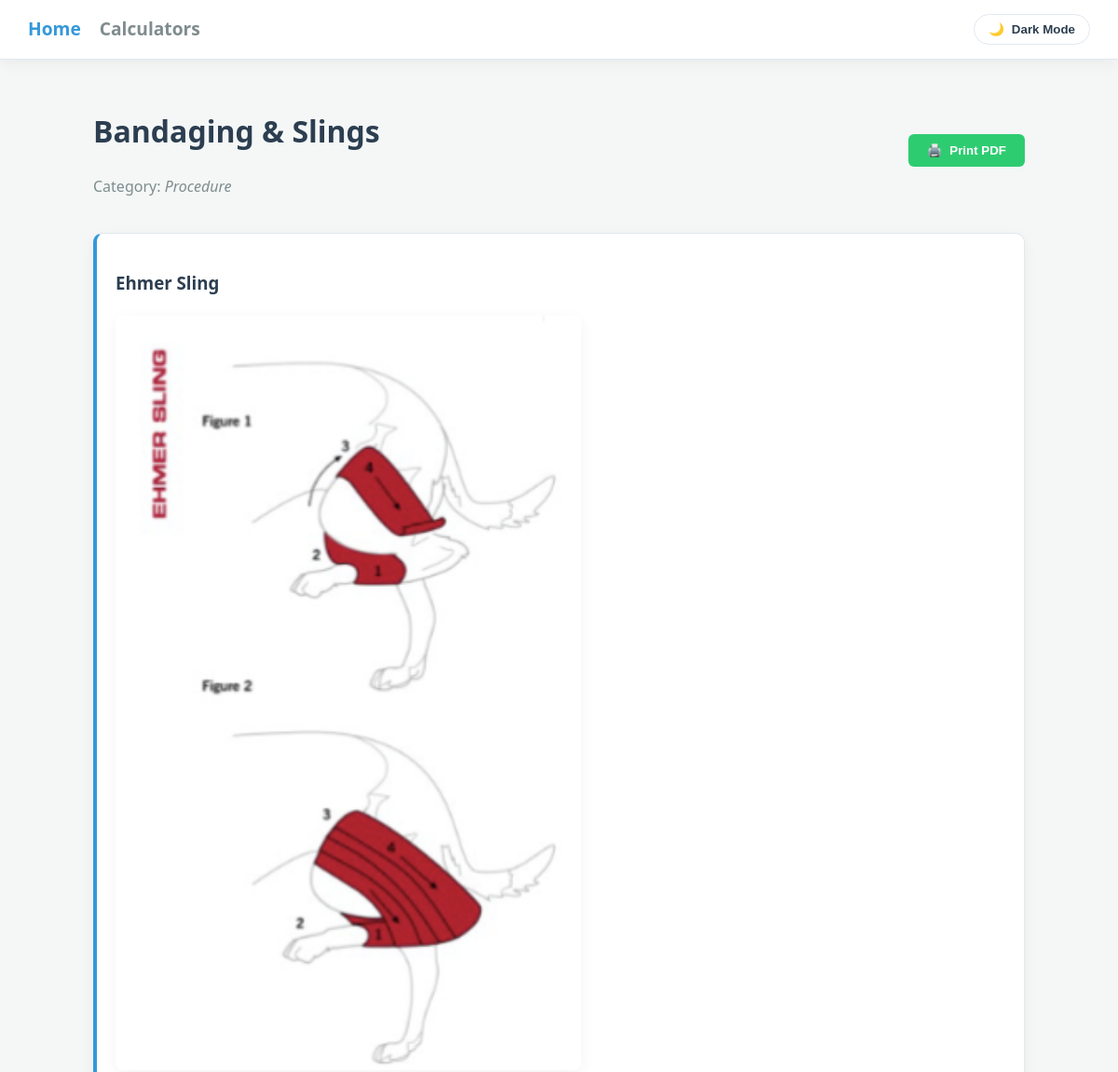
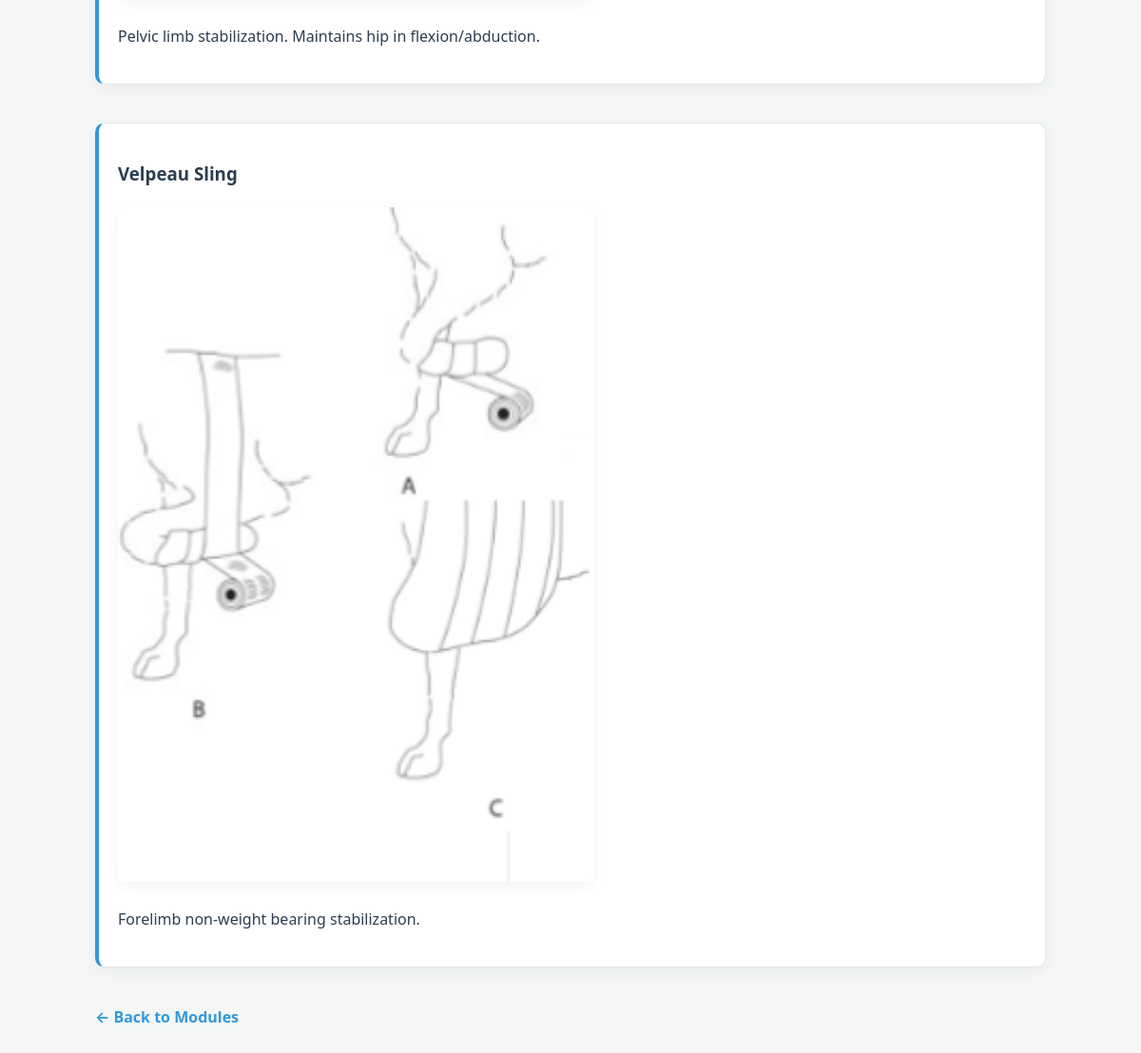
The page /topic/1 on the database its author committed (2 pictures, top to bottom).
### models.py (models this page shows)
class Topic(db.Model):
    id = db.Column(db.Integer, primary_key=True)
    module_id = db.Column(db.Integer, db.ForeignKey('study_module.id'))
    title = db.Column(db.String(100), nullable=False) # e.g., 'Bandaging Technique'
    category = db.Column(db.String(50)) # e.g., 'Procedure', 'Diagnostics', 'Math'
    sub_sections = db.relationship('SubSection', backref='topic', lazy=True)

class SubSection(db.Model):
    id = db.Column(db.Integer, primary_key=True)
    topic_id = db.Column(db.Integer, db.ForeignKey('topic.id'))
    heading = db.Column(db.String(200)) # e.g., 'The 3 Layers of a Bandage'
    content = db.Column(db.Text)        # The detailed notes
    image_filename = db.Column(db.String(100), nullable=True)
    structured_data = db.Column(db.JSON, nullable=True)

### app.py (the view)
@app.route('/topic/<int:topic_id>')
def topic_detail(topic_id):
    topic = Topic.query.get_or_404(topic_id)
    sub_sections = list(topic.sub_sections)
    if topic.category == "Study Tool":
        random.shuffle(sub_sections)
        for sub in sub_sections:
            if sub.structured_data and 'options' in sub.structured_data:
                random.shuffle(sub.structured_data['options'])
    if "ECG" in topic.title:
        return render_template('nursing/rhythm_library.html', topic=topic, sub_sections=sub_sections)
    return render_template('nursing/procedures.html', topic=topic, sub_sections=sub_sections)

### templates/nursing/procedures.html (shortened to what this page needs)
{% extends 'base.html' %}
{% block content %}
<div style="display: flex; justify-content: space-between; align-items: center; margin-bottom: 20px;">
    <div>
        <h1 style="color: var(--text-main);">{{ topic.title }}</h1>
        <p style="color: var(--text-muted);">Category: <em>{{ topic.category }}</em></p>
    </div>
    <div style="display: flex; gap: 10px; align-items: center;">
        <button onclick="window.print()" class="btn btn-primary" style="display: flex; align-items: center; gap: 8px; background-color: var(--success);">
            <span>🖨️</span> Print PDF
        </button>
    </div>
</div>
<div id="mainContent">
    {% if topic.category == "Study Tool" %}
        <form action="{{ url_for('submit_quiz', topic_id=topic.id) }}" method="POST">
            {% for sub in sub_sections %}
                <section class="quiz-section" style="margin-bottom: 40px; border-left: 4px solid var(--primary); padding-left: 20px;">
                    <h3 style="color: var(--primary);">
                        Q{{ loop.index }}: {{ sub.heading.split(':', 1)[1] if ':' in sub.heading else sub.heading }}
                    </h3>
                    <p style="font-size: 1.1em; margin-bottom: 20px; color: var(--text-main);">{{ sub.content }}</p>
                    {% if sub.structured_data and 'options' in sub.structured_data %}
                        <div style="display: grid; gap: 12px; max-width: 600px;">
                            {% for option in sub.structured_data.options %}
                                <label class="quiz-option">
                                    <input type="radio" name="question_{{ sub.id }}" value="{{ option }}" required>
                                    <span class="option-text">{{ option }}</span>
                                </label>
                            {% endfor %}
                        </div>
                    {% endif %}
                </section>
            {% endfor %}
            <div style="text-align: center; margin: 50px 0;">
                <button type="submit" class="submit-btn">
                    Submit My Answers
                </button>
            </div>
        </form>
    {% else %}
        {% for sub in sub_sections %}
            <section class="quiz-section" style="margin-bottom: 40px; border-left: 4px solid var(--primary); padding-left: 20px;">
                <h3 style="color: var(--text-main);">{{ sub.heading }}</h3>
                {% if sub.image_filename %}
                    <div style="margin: 20px 0; max-width: 500px;">
                        <img src="{{ url_for('static', filename='images/diagrams/' + sub.image_filename) }}"
                             alt="Clinical Diagram"
                             style="width: 100%; height: auto; border-radius: 8px; box-shadow: var(--shadow);">
                    </div>
                {% endif %}
                <p style="color: var(--text-main);">{{ sub.content }}</p>
            </section>
        {% endfor %}
    {% endif %}
</div>
<div class="back-link" style="margin-top: 20px; padding-bottom: 40px;">
    <a href="/" style="display: inline-block; color: var(--primary); text-decoration: none; font-weight: bold;">← Back to Modules</a>
</div>
{% endblock %}

### static/css/main.css (style rules this page uses)
:root { --bg-main: #f4f7f6; --bg-card: #ffffff; --text-main: #2c3e50; --text-muted: #7f8c8d; --primary: #3498db; --primary-hover: #2980b9; --success: #2ecc71; --danger: #e74c3c; --warning: #e67e22; --border-color: #e2e8f0; --shadow: 0 4px 15px rgba(0, 0, 0, 0.05); }
body { background-color: var(--bg-main); color: var(--text-main); font-family: 'Segoe UI', system-ui, -apple-system, sans-serif; line-height: 1.6; transition: background-color 0.3s ease, color 0.3s ease; margin: 0; padding: 0; }
h1, h2, h3, h4 { color: var(--text-main); }
.card, .quiz-section, .calculator-box { background-color: var(--bg-card); border: 1px solid var(--border-color); border-radius: 10px; box-shadow: var(--shadow); padding: 20px; transition: background-color 0.3s ease, border-color 0.3s ease; }
.btn { display: inline-block; padding: 10px 20px; border: none; border-radius: 6px; font-weight: bold; cursor: pointer; text-align: center; transition: all 0.2s ease; }
.btn-primary { background-color: var(--primary); color: white; }

### rows shown on the page
Topic: title "Bandaging & Slings", category "Procedure"
SubSection: heading "Ehmer Sling", image_filename (picture), content "Pelvic limb stabilization. Maintains hip in flexion/abduction."
SubSection: heading "Velpeau Sling", image_filename (picture), content "Forelimb non-weight bearing stabilization."
